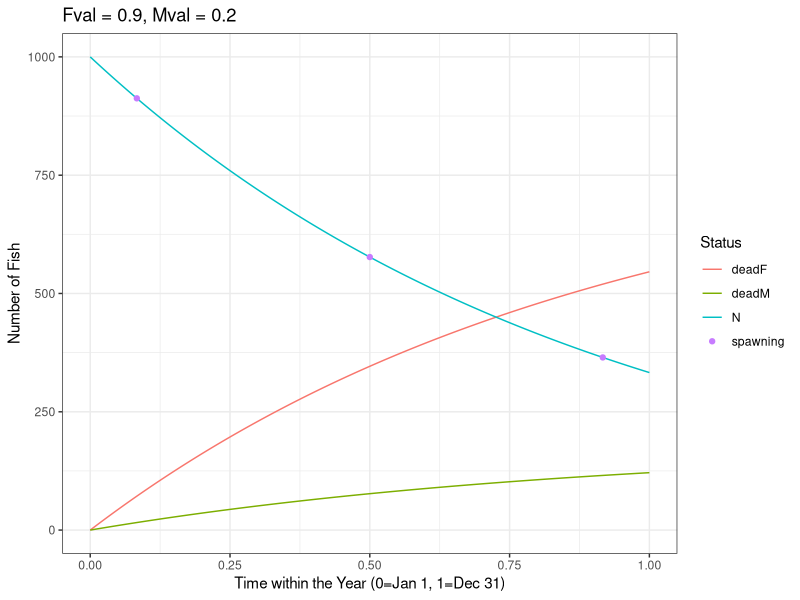
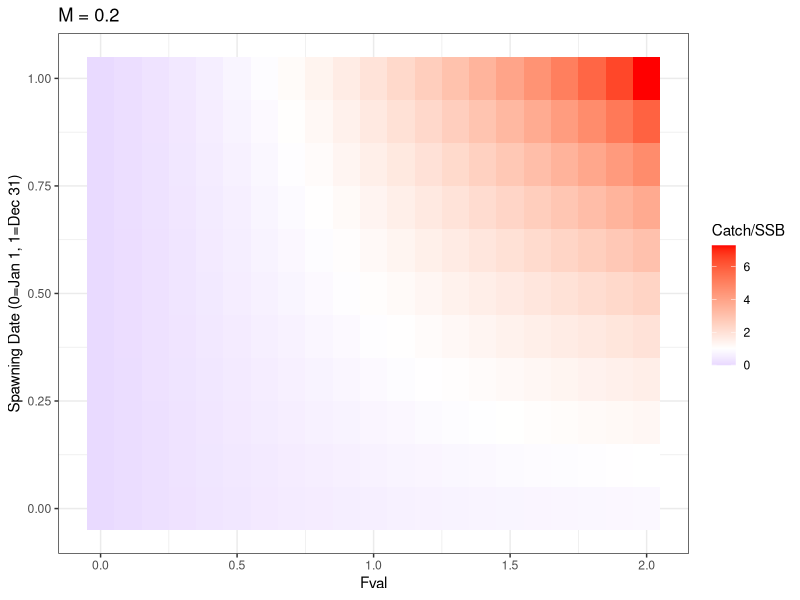
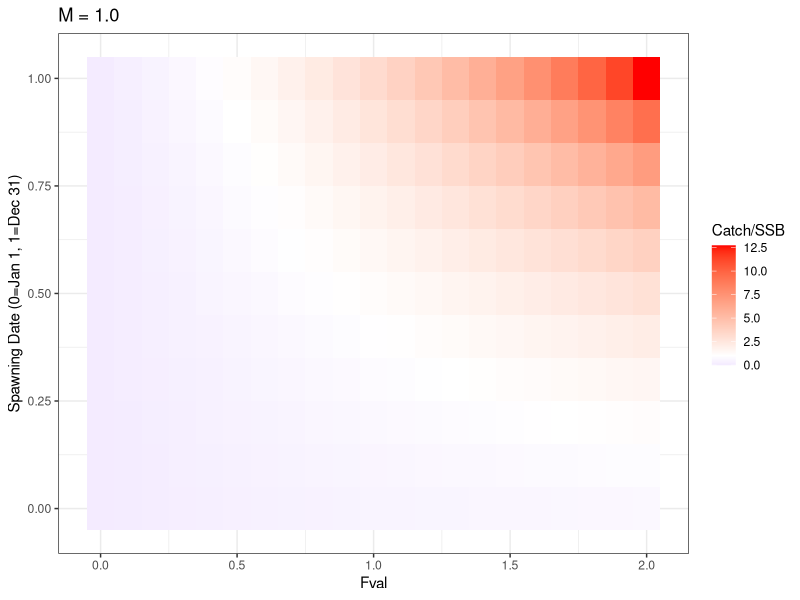

Write the R code that produced these figures, in order.
## ---- chunk 1
knitr::opts_chunk$set(echo = TRUE)
library(dplyr)
library(tidyr)
library(ggplot2)
## ---- chunk 2
ntsteps <- 1000
tstep <- seq(0, 1, length.out = ntsteps)
N <- rep(1000, ntsteps)
deadF <- rep(0, ntsteps)
deadM <- rep(0, ntsteps)
Fval <- 0.9
Mval <- 0.2
Zval <- Fval + Mval
for (i in 2:ntsteps){
  Zstep <- Zval * tstep[i] 
  N[i] <- N[1] * exp(-Zstep)
  deadF[i] <- N[1] * (1 - exp(-Zstep)) * (Fval / Zval) 
  deadM[i] <- N[1] * (1 - exp(-Zstep)) * (Mval / Zval) 
}
df1 <- tibble(tstep = tstep,
              N = N,
              deadF = deadF,
              deadM = deadM) |>
  mutate(checkval = N + deadF + deadM) # should all equal 1.0
#head(df1)
#range(df1$checkval)
frac_spawn <- c(1/12, 6/12, 11/12)
SSBn <- N[1] * exp(-Zval * frac_spawn)
df2 <- tibble(tstep = frac_spawn,
              Status = "spawning",
              NumberFish = SSBn)
df1long <- df1 |>
  select(tstep, N, deadF, deadM) |>
  pivot_longer(cols = c(N, deadF, deadM), names_to = "Status", values_to = "NumberFish")
ggplot(df1long, aes(x=tstep, y=NumberFish, color = as.factor(Status))) +
  geom_line() +
  geom_point(data=df2, aes(x=tstep, y=NumberFish)) +
  xlab("Time within the Year (0=Jan 1, 1=Dec 31)") +
  ylab("Number of Fish") +
  labs(color = "Status") +
  ggtitle(paste0("Fval = ", Fval, ", Mval = ", Mval)) +
  theme_bw()
## ---- chunk 3
calc_c_ssb_ratio <- function(Fval, Mval, frac_spawn){
  N <- 1000
  Zval <- Fval + Mval
  catchn <- N * (1 - exp(-Zval)) * (Fval/Zval)
  ssbn <- N * exp(-Zval * frac_spawn)
  ratio <- catchn / ssbn
  return(ratio)
}
 myvals <- expand.grid(Fval = seq(0, 2, 0.1), Mval = seq(0.1, 1, 0.1), frac_spawn = seq(0, 1, 0.1))
 for (i in 1:length(myvals[,1])){
   myvals$cssbratio[i] <- calc_c_ssb_ratio(myvals$Fval[i], myvals$Mval[i], myvals$frac_spawn[i])
}

ggplot(filter(myvals, Mval==0.2), aes(x=Fval, y=frac_spawn, fill = cssbratio)) +
  geom_tile() +
  scale_fill_gradient2(low = "blue", mid = "white", high = "red", midpoint = 1, name = "Catch/SSB") +
  ylab("Spawning Date (0=Jan 1, 1=Dec 31)") +
  ggtitle("M = 0.2") +
  theme_bw()

ggplot(filter(myvals, Mval==1.0), aes(x=Fval, y=frac_spawn, fill = cssbratio)) +
  geom_tile() +
  scale_fill_gradient2(low = "blue", mid = "white", high = "red", midpoint = 1, name = "Catch/SSB") +
  ylab("Spawning Date (0=Jan 1, 1=Dec 31)") +
  ggtitle("M = 1.0") +
  theme_bw()
